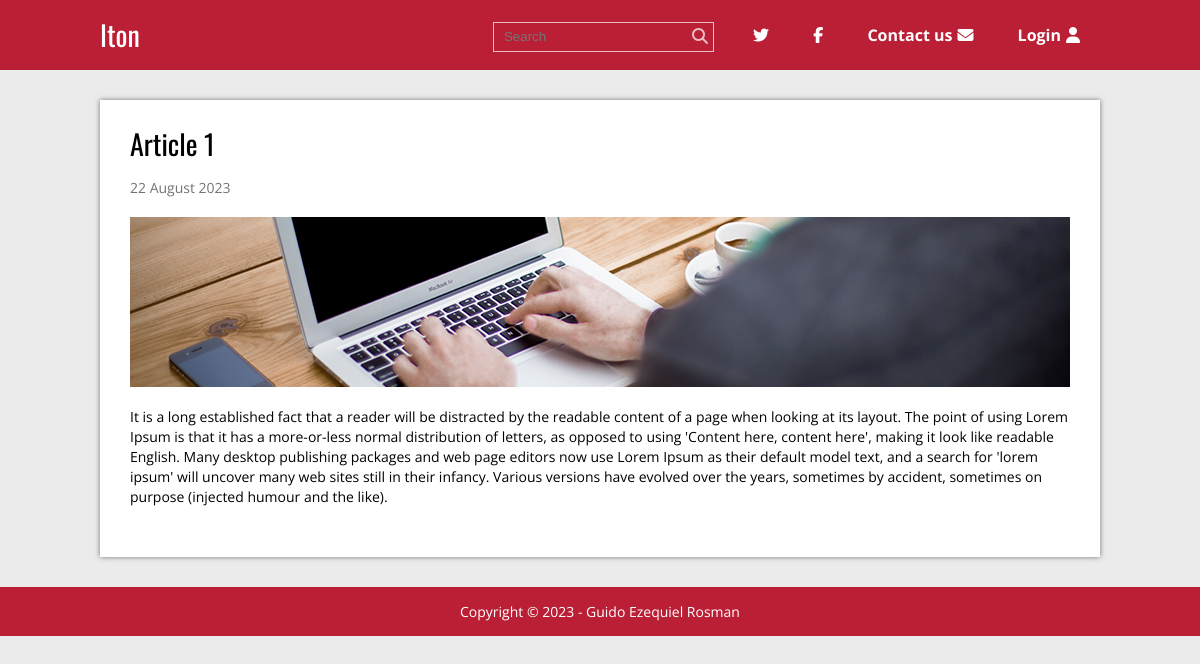
Page /single.php?id=1 on the committed database.
### tables this page shows
CREATE TABLE `articles` (
  `id` int(11) NOT NULL,
  `title` varchar(200) NOT NULL,
  `extract` varchar(200) NOT NULL,
  `date` timestamp NOT NULL DEFAULT current_timestamp(),
  `text` text NOT NULL,
  `image` varchar(50) NOT NULL
);

### single.php (called while the page is built, shortened)
<?php
require 'db.php';
require 'functions.php';
$idArticle = idArticle($_GET['id']);
$stmt = $conn->prepare("SELECT * FROM articles WHERE id=:id");
$stmt->execute(['id' => $idArticle]);
$article = $stmt->fetch();
require 'views/single.view.php';
?>

### functions.php (called while the page is built, shortened)
<?php
function formatDate($date){
	$timestamp = strtotime($date);
	$months = ['January', 'February', 'March', 'April', 'May', 'June', 'July', 'August', 'September', 'October', 'November', 'December'];
	$day = date('d', $timestamp);
	$month = date('m', $timestamp) - 1;
	$year = date('Y', $timestamp);
	$date = $day . ' ' . $months[$month] . '  ' . $year;
	return $date;
}
?>

### views/single.view.php (the view)
<?php require 'header.php' ?>
	<div class="container">
		<section class="post">
			<article>
				<h2 class="title"><?php echo $article['title'] ?></h2>
				<p class="date"><p class="date"><?php echo formatDate($article['date']); ?></p></p>
				<div class="image">
					<img src="./imagenes/<?php echo $article['image']; ?>" alt="<?php echo $article['title'] ?>">
				</div>
				<p class="extract"><?php echo nl2br($article['text']); ?></p>
			</article>
		</section>
	</div>
<?php require 'footer.php'; ?>

### css/styles.css (style rules this page uses)
* { margin: 0; padding: 0; -webkit-box-sizing: border-box; -moz-box-sizing: border-box; box-sizing: border-box; }
body { font-size: 16px; font-family: 'Open Sans', sans-serif; background: #ebebeb; }
h1, h2, h3, h4, h5, h6 { font-family: "Oswald", Arial, Sans-serif; font-weight: normal; }
.container { max-width: 1000px; width: 90%; margin: auto; }
.post { width: 100%; background: #fff; box-shadow: 0px 0px 5px rgba(0,0,0, .5); margin-bottom: 30px; padding: 30px; }
.post article .title { font-family: "Oswald", Arial, Sans-serif; font-size: 28px; font-weight: normal; line-height: 28px; margin-bottom: 10px; }
.post article .date { color:#747474; font-size: 14px; margin-bottom: 20px; }
.post article .image { margin-bottom: 20px; }
.post article .image img { vertical-align: top; width: 100%; }
.post article .extract { font-size: 14px; line-height: 20px; margin-bottom: 20px; }

### rows in the picture
articles: title "Article 1", date "22 August 2023", image (picture), text "It is a long established fact that a reader will be distracted by the readable content of a page when looking at its layout. The point of using Lorem Ipsum is that it has a more-or-less normal distribution of letters, as opposed to using 'Content here, content here', making it look like readable English. Many desktop publishing packages and web page editors now use Lorem Ipsum as their default model text, and a search for 'lorem ipsum' will uncover many web sites still in their infancy. Various versions have evolved over the years, sometimes by accident, sometimes on purpose (injected humour and the like)."
